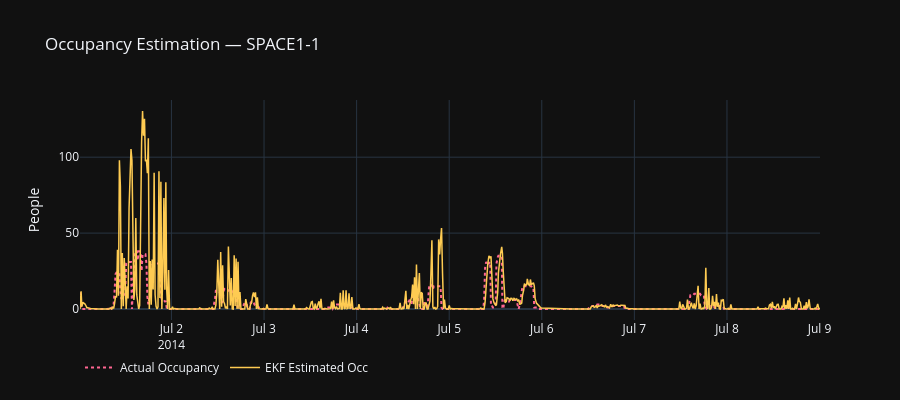

The notebook cell this image was saved under:
### Markdown cell above
## 4 · EKF Occupancy Estimation vs Ground Truth

### Code cell
fig = go.Figure()
t = df['Datetime']

fig.add_trace(go.Scatter(x=t, y=df[f'{ZONE}_Occupants'],
    name='Actual Occupancy', line=dict(color='#FF6692', width=2, dash='dot')))
fig.add_trace(go.Scatter(x=t, y=df[f'{ZONE}_Occ_est'],
    name='EKF Estimated Occ', line=dict(color='#FECB52', width=1.5)))

fig.update_layout(template='plotly_dark', height=400,
    title=f'Occupancy Estimation — {ZONE}',
    yaxis_title='People',
    legend=dict(orientation='h', y=-0.15))
fig.show()

### Figure 1 — Plotly figure (JSON) as saved in the notebook; plotly's stock layout.template omitted (floating-point values rounded to 4 significant figures; data arrays with more than 128 entries replaced by an {"elided": "..."} marker saying what was removed)
{"data": [{"line": {"color": "#FF6692", "dash": "dot", "width": 2}, "name": "Actual Occupancy", "type": "scatter", "x": {"elided": "768 str values"}, "y": {"elided": "768 int values"}}, {"line": {"color": "#FECB52", "width": 1.5}, "name": "EKF Estimated Occ", "type": "scatter", "x": {"elided": "768 str values"}, "y": {"elided": "768 float values"}}], "layout": {"height": 400, "legend": {"orientation": "h", "y": -0.15}, "title": {"text": "Occupancy Estimation — SPACE1-1"}, "yaxis": {"title": {"text": "People"}}}}
